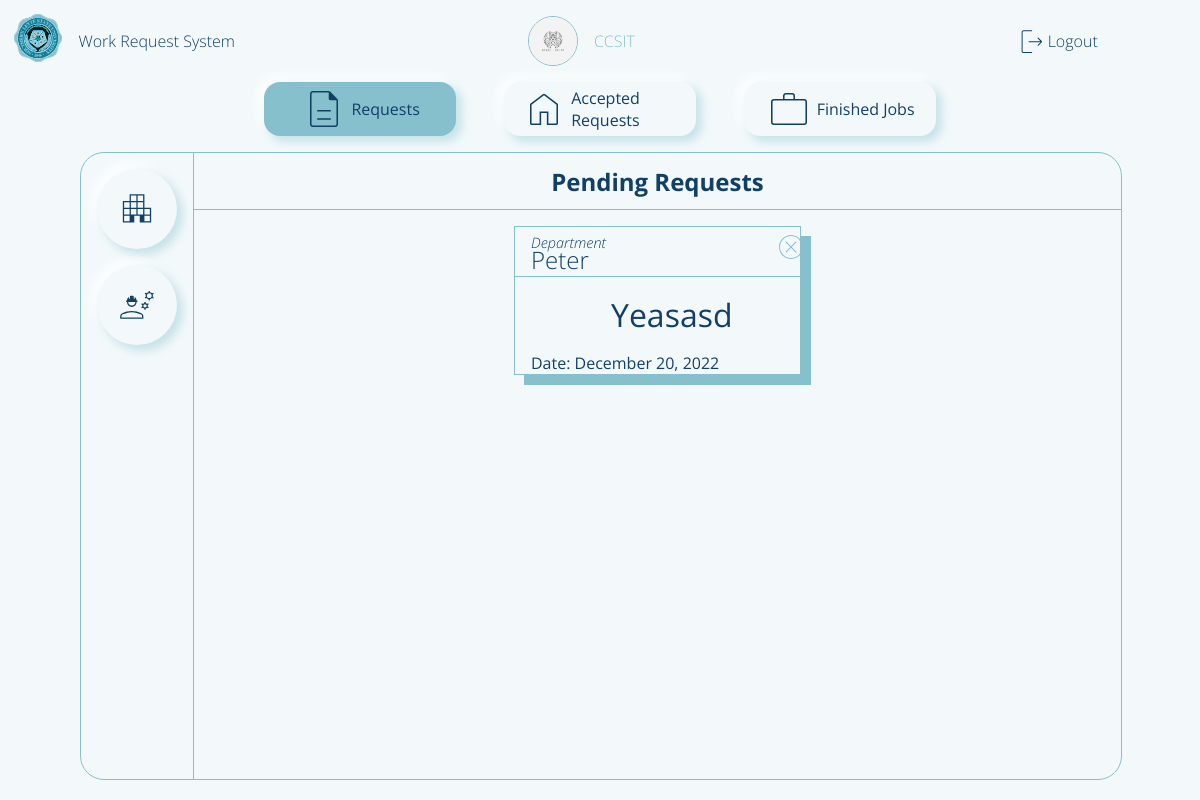
/adminPage (signed in), run on an earlier commit of the app's database.
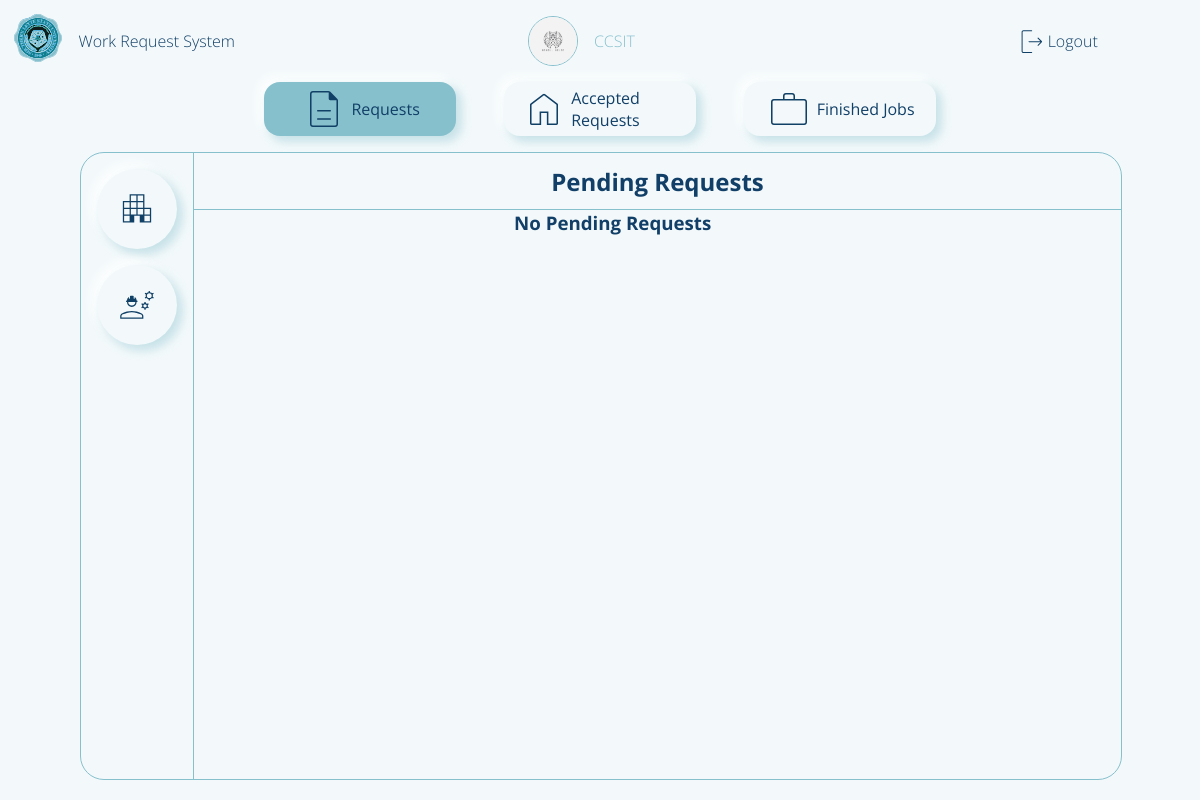
And on a later commit of the database.
### flaskApp/models.py (models this page shows, shortened)
class UserRequestForm(db.Model):
	__tablename__ = 'userRequestForm'
	id = db.Column(db.Integer, primary_key=True)
	requestorName = db.Column(db.String(500), nullable=False)
	requestTitle = db.Column(db.String(500), nullable=False)
	requestedWork = db.Column(db.String(500), nullable=False)
	roomNumber = db.Column(db.String(20), nullable=False)
	avilabilityOfMaterials = db.Column(db.String(10), nullable=False)
	priorityLevel = db.Column(db.Integer, default=0) # change this to integer in the future 0 - pending 1 - high 2 - medium 3 - low
	status = db.Column(db.String(20), default='Pending')
	dateApproved = db.Column(DateTime, default=datetime.now(), nullable=False)
	dateLimit = db.Column(DateTime, default=datetime.now(), nullable=False)
	requestFormId = db.Column(db.Integer, db.ForeignKey('user.id'))
	requestRating = db.Column(db.Integer, default=0) # this is where a rating will be recorded
	assignedStaff = db.Column(db.Integer, db.ForeignKey('userstaff.id'))

### flaskApp/routes.py (the view, shortened to what this page needs)
@app.route('/adminPage', methods=['GET', 'POST'])
@login_required
def adminPage():
	if current_user.is_authenticated == False:
		return redirect(url_for('loginPage'))
	formStaff = Staff_Registration()
	formRequestor = Requestor_Registration()
	workRequest = UserRequestForm.query.order_by(UserRequestForm.priorityLevel)
	requestsCount = UserRequestForm.query.filter_by(status='Pending').count()
	pendingRequest = UserRequestForm.query.filter_by(status='Pending').order_by(desc(UserRequestForm.dateApproved))
	staffCount = User.query.filter_by(userType='Staff').count()
	staffs = StaffExtension.query.order_by(desc(StaffExtension.staffRating)).all()
	profileImage = url_for('static', filename='profilePic/'+current_user.profilePicture)
	return render_template('adminDashboard.html',
	  						title='Admin Page',
	  						user=current_user.userName,
	  						form2=formStaff,
	    					form=formRequestor,
	    					workRequest=workRequest,
	    					countReq=requestsCount,
	    					countStaff=staffCount,
	    					pendingRequest=pendingRequest,
	    					profileImage=profileImage,
	    					staff=staffs)

### flaskApp/models.py (called while the page is built)
@loginManager.user_loader
def loadUser(userId):
	return User.query.get(int(userId))

### flaskApp/templates/adminDashboard.html (shortened to what this page needs)
{% extends "layout.html" %}
{% block content %}
	<main class="content-main">
		<section class="navbar">
			<div class="nav-requests">
				<img class='nav-icon' src="{{ url_for('static', filename='img/form.svg') }}">
				<p>Requests</p>
			</div>
			<div class="nav-home">
				<img class='nav-icon' src="{{ url_for('static', filename='img/home.svg') }}">
				<p>Accepted Requests</p>
			</div>
			<div class="nav-staff">
				<img class='nav-icon' src="{{ url_for('static', filename='img/staff.svg') }}">
				<p>Finished Jobs</p>
			</div>
		</section>
		<section class="feed">
					{% for req in workRequest  %}
						{% if req.status != 'unApproved' and req.status != 'Pending' and req.status != 'Semi Final' and req.status != 'Finished'%}
								<body onload="progress()">
								</body>
						{% endif %}
					{% endfor %}
			<div class="feed-request feed-nav">
				<nav class="feed-request-nav">
					<div>
						<img class="nav-icon add-req" src="{{ url_for('static', filename='img/requestor.svg') }}">
					</div>
					<div>
						<img class="nav-icon add-staff" src="{{ url_for('static', filename='img/ongoing.svg') }}">
					</div>
				</nav>
				<header class="feed-request-header">
					<h1 class="title">Pending Requests</h1>
				</header>
				<main class="feed-request-main">
					<section class="feed-request-main-body">
						{% if countReq != 0 %}
							{% for n in pendingRequest %}
								<div class="main-content">
									<section class="main-content-header">
										<i>{{ n.requestorName }}</i>
									</section>
									<section class="main-content-body">
										<a href="{{ url_for('adminPageApproval', name=n.requestorName, idNum=n.id) }}">{{ n.requestTitle }}</a>
									</section>
									<section class="main-content-footer">Date: {{ n.dateApproved.strftime("%B %d, %Y") }}</section>
									<div class="feed-request-close-btn">
										<a href="{{url_for('reject', name=n.requestTitle, ids=n.requestFormId)}}">
											<img src="{{ url_for('static', filename='img/close-btn2.svg') }}">
										</a>
									</div>
								</div>
							{% endfor %}
						{% else %}
							<h1>No Pending Requests</h1>
						{% endif %}
					</section>
				</main>
			</div>
		</section>
	</main>
	<footer class="content-footer">
	</footer>
{% endblock content %}

What changed in the data, as far as the page shows it:
no longer on this page (row edited): UserRequestForm: requestorName "Peter", requestTitle "Yeasasd", dateApproved "December 20, 2022"
Also different on the page:
text now shown: "No Pending Requests"
